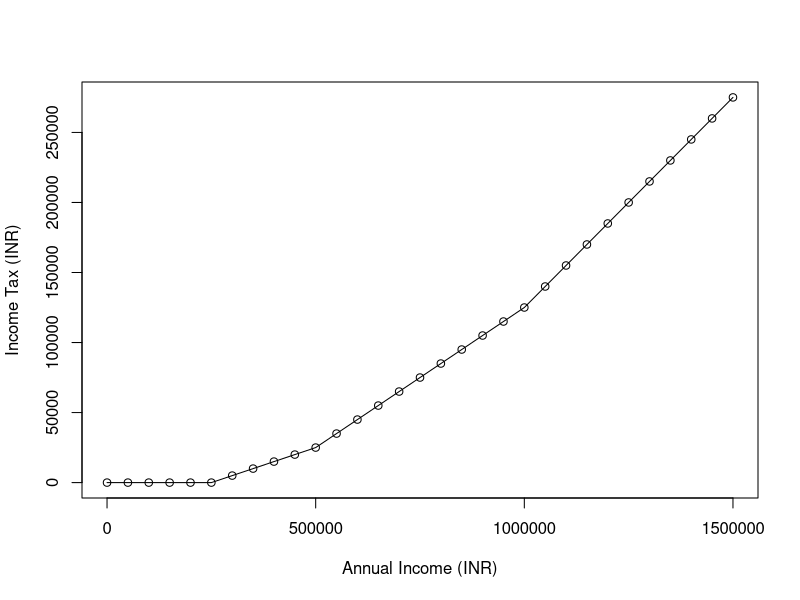

The R source for this figure:
## ---- chunk 1
calcTax <- function(i) {
        if (i < 250000)
                t<-0
        else if (i <500000)
                t<-(i-250000)*(0.1)
        else if (i <1000000)
                t<-((i-500000)*(0.2))+25000
        else
                t<-((i-1000000)*(0.3))+125000
        
        t
}

income<-seq(0,1500000,50000)
tax<-sapply(income, calcTax)
x<-as.data.frame(cbind(income,tax))

plot(income,tax,data=x,type="o",xlab="Annual Income (INR)",ylab="Income Tax (INR)")
